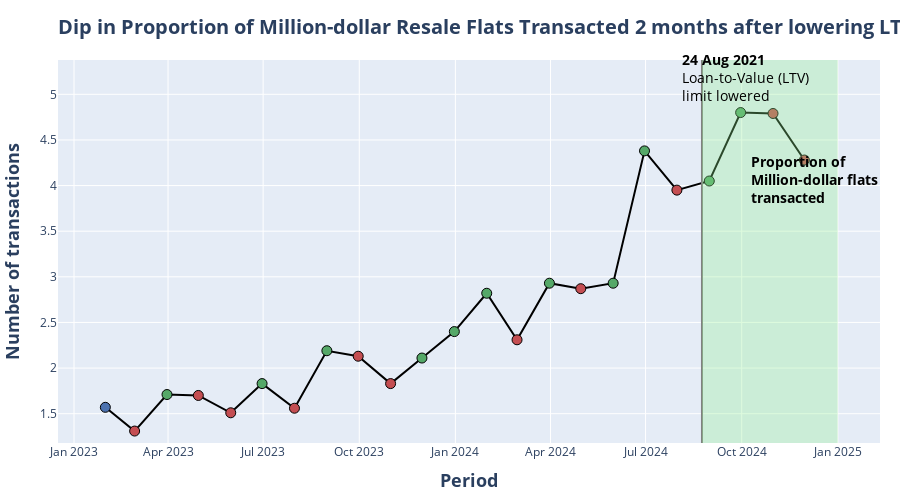

Notebook code for this chart:
### Markdown cell above
There are some telltale signs that supports the effectiveness of the policies. We observe a 0.2% increase in mean resale flat prices in October 24. The number of transacted flats continue to dip since its highs in July 2024.

### Code cell
### Dataframe manipulation
# count the number of million dollar flats transacted per month
data_million = df.query("resale_price >= 1_000_000 & year >= 2023")
data_million = data_million.groupby([pd.Grouper(key='month', freq='ME')])[['resale_price']].agg('count')
data_million = data_million.rename(columns={'resale_price':'num_trans_mil'})

# count the number of flats transacted for each month
data_total = df.query("year >= 2023")
data_total = data_total.groupby([pd.Grouper(key='month', freq='ME')])[['resale_price']].agg('count')
data_total = data_total.rename(columns={"resale_price": "num_trans"})

# merge the 2 dataframes and find the proportion
data_comb = data_million.merge(data_total, left_index=True, right_index=True)
data_comb['prop_million'] = np.round(data_comb["num_trans_mil"] / data_comb["num_trans"] * 100, 2)
data_comb["pct_chg_prop_mil"] = data_comb["prop_million"].pct_change() * 100
data_comb["pct_chg_prop_mil_display"] = data_comb["pct_chg_prop_mil"].apply(lambda x: f"{x:,.2f}" if pd.notna(x) else "-")

data_comb = data_comb.reset_index()


### Filter data for customised scatter
data_comb_part_labels = ["Positive", "Negative", "NA"]
data_comb_parts = []
data_comb_parts.append(data_comb.query("pct_chg_prop_mil > 0"))
data_comb_parts.append(data_comb.query("pct_chg_prop_mil < 0"))
data_comb_parts.append(data_comb.query("pct_chg_prop_mil.isna()"))

# colours that will be used
scatter_colors = {
    "Positive": pio.templates["seaborn"]["layout"]["colorway"][2],  # Seaborn Green
    "Negative": pio.templates["seaborn"]["layout"]["colorway"][3],  # Seaborn Red
    "NA": pio.templates["seaborn"]["layout"]["colorway"][0],  # Seaborn Blue
}

hover_dict = {
    "Positive": "<b>%{x|%b %Y}</b><br>Proportion: <b>%{y:,1f}%</b><br>Change: <b>↑ %{customdata[1]}%</b><br>Transactions: <b>%{customdata[0]:,.0f}</b><extra></extra>",
    "Negative": "<b>%{x|%b %Y}</b><br>Proportion: <b>%{y:,1f}%</b><br>Change: <b>↓ %{customdata[1]}%</b><br>Transactions: <b>%{customdata[0]:,.0f}</b><extra></extra>",
    "NA":       "<b>%{x|%b %Y}</b><br>Proportion: <b>%{y:,1f}%</b><br>Change: <b>  %{customdata[1]}%</b><br>Transactions: <b>%{customdata[0]:,.0f}</b><extra></extra>",
}

########## PLOTTING ##########

fig = make_subplots()

fig.add_trace(
    go.Scatter(
        x=data_comb["month"],
        y=data_comb["prop_million"],
        mode="lines",
        line=dict(color="#000000", width=2),
        hoverinfo="skip",
    ),
)

for label, df_part in zip(data_comb_part_labels, data_comb_parts):
    scatter_temp = go.Scatter(
        name=label,
        x=df_part["month"],
        y=df_part["prop_million"],
        customdata=df_part[["num_trans_mil", "pct_chg_prop_mil_display"]],
        mode="markers",
        marker=dict(
            color=scatter_colors[label],
            size=10,
            line=dict(color="black", width=1),  # border color  # border width
        ),
        hovertemplate=hover_dict[label],
    )
    fig.add_trace(scatter_temp)

    fig.update_traces(
        hoverlabel=dict(bgcolor=convert_rgb_to_rgba(scatter_colors[label], 0.5), font_size=14),
        selector=({"name": label}),
    )

# Add a vertical line denoting the raising of LTV limit
fig.add_shape(
    type="line",
    x0="2024-08-24",  # Start of the vertical line (date)
    x1="2024-08-24",  # End of the vertical line (same date for vertical)
    y0=data_comb["prop_million"].min() * 0.9,  # Bottom of the y-axis
    y1=data_comb["prop_million"].max() * 1.12,  # Top of the y-axis (adjust as needed)
    line=dict(color="grey", width=2),  # Line style
)

# Add annotation about lowered LTV limits
fig.add_annotation(
    x=pd.to_datetime("2024-08-24") + pd.Timedelta(days=42),
    y=data_comb["prop_million"].max() * 1.08,
    text="<b>24 Aug 2021</b><br>Loan-to-Value (LTV)<br>limit lowered",
    showarrow=False,
    font=dict(color="Black", size=14),
    align="left",
)

# Add a rectangle to highlight a time period
fig.add_shape(
    type="rect",
    x0="2024-08-24",  # Start of the x-range
    x1="2025-01-01",  # End of the x-range
    y0=data_comb["prop_million"].min() * 0.9,  # Start of the y-range
    y1=data_comb["prop_million"].max() * 1.12,  # End of the y-range
    line=dict(color="#000000", width=0),  # Border color and width
    fillcolor="LightGreen",  # Fill color
    opacity=0.3,  # Transparency
    secondary_y=False,
)

fig.add_annotation(
    x=pd.to_datetime("2024-08-24") + pd.Timedelta(days=45),
    y=data_comb.loc[data_comb["month"].idxmax(), "prop_million"] * 0.95,
    text="<b>Proportion of<br>Million-dollar flats<br>transacted</b>",
    showarrow=False,
    font=dict(color="Black", size=14),
    align="left",
    xanchor='left',
    yanchor='middle'
)

fig.update_layout(
    showlegend=False,
    height=500,
    margin=dict(l=20, r=20, t=60, b=20),
    title=dict(
        text="<b>Dip in Proportion of Million-dollar Resale Flats Transacted 2 months after lowering LTV was observed</b>",
        x=0,
        xref="paper",
        y=0.96,
        yref="container",
        font=dict(size=20),
    ),
    yaxis=dict(
        range=[
            data_comb["prop_million"].min() * 0.90,
            data_comb["prop_million"].max() * 1.12,
        ],
        title="<b>Number of transactions</b>",
        titlefont=dict(size=18)
    ),
    xaxis=dict(
        title='<b>Period</b>',
        titlefont=dict(size=18)
    )
)

fig.show()

### Figure 1 — Plotly figure (JSON) as saved in the notebook; plotly's stock layout.template omitted (floating-point values rounded to 4 significant figures)
{"data": [{"hoverinfo": "skip", "line": {"color": "#000000", "width": 2}, "mode": "lines", "type": "scatter", "x": ["2023-01-31T00:00:00", "2023-02-28T00:00:00", "2023-03-31T00:00:00", "2023-04-30T00:00:00", "2023-05-31T00:00:00", "2023-06-30T00:00:00", "2023-07-31T00:00:00", "2023-08-31T00:00:00", "2023-09-30T00:00:00", "2023-10-31T00:00:00", "2023-11-30T00:00:00", "2023-12-31T00:00:00", "2024-01-31T00:00:00", "2024-02-29T00:00:00", "2024-03-31T00:00:00", "2024-04-30T00:00:00", "2024-05-31T00:00:00", "2024-06-30T00:00:00", "2024-07-31T00:00:00", "2024-08-31T00:00:00", "2024-09-30T00:00:00", "2024-10-31T00:00:00", "2024-11-30T00:00:00"], "y": [1.57, 1.31, 1.71, 1.7, 1.51, 1.83, 1.56, 2.19, 2.13, 1.83, 2.11, 2.4, 2.82, 2.31, 2.93, 2.87, 2.93, 4.38, 3.95, 4.05, 4.8, 4.79, 4.28]}, {"customdata": [[39, "30.53"], [34, "21.19"], [54, "40.38"], [45, "15.30"], [48, "13.74"], [74, "17.50"], [60, "26.84"], [73, "2.09"], [95, "49.49"], [105, "2.53"], [106, "18.52"]], "hoverlabel": {"bgcolor": "rgba(85,168,104,0.5)", "font": {"size": 14}}, "hovertemplate": "<b>%{x|%b %Y}</b><br>Proportion: <b>%{y:,1f}%</b><br>Change: <b>↑ %{customdata[1]}%</b><br>Transactions: <b>%{customdata[0]:,.0f}</b><extra></extra>", "marker": {"color": "rgb(85,168,104)", "line": {"color": "black", "width": 1}, "size": 10}, "mode": "markers", "name": "Positive", "type": "scatter", "x": ["2023-03-31T00:00:00", "2023-06-30T00:00:00", "2023-08-31T00:00:00", "2023-11-30T00:00:00", "2023-12-31T00:00:00", "2024-01-31T00:00:00", "2024-03-31T00:00:00", "2024-05-31T00:00:00", "2024-06-30T00:00:00", "2024-08-31T00:00:00", "2024-09-30T00:00:00"], "y": [1.71, 1.83, 2.19, 2.11, 2.4, 2.82, 2.93, 2.93, 4.38, 4.05, 4.8]}, {"customdata": [[24, "-16.56"], [37, "-0.58"], [34, "-11.18"], [32, "-14.75"], [42, "-2.74"], [40, "-14.08"], [49, "-18.09"], [68, "-2.05"], [120, "-9.82"], [103, "-0.21"], [79, "-10.65"]], "hoverlabel": {"bgcolor": "rgba(196,78,82,0.5)", "font": {"size": 14}}, "hovertemplate": "<b>%{x|%b %Y}</b><br>Proportion: <b>%{y:,1f}%</b><br>Change: <b>↓ %{customdata[1]}%</b><br>Transactions: <b>%{customdata[0]:,.0f}</b><extra></extra>", "marker": {"color": "rgb(196,78,82)", "line": {"color": "black", "width": 1}, "size": 10}, "mode": "markers", "name": "Negative", "type": "scatter", "x": ["2023-02-28T00:00:00", "2023-04-30T00:00:00", "2023-05-31T00:00:00", "2023-07-31T00:00:00", "2023-09-30T00:00:00", "2023-10-31T00:00:00", "2024-02-29T00:00:00", "2024-04-30T00:00:00", "2024-07-31T00:00:00", "2024-10-31T00:00:00", "2024-11-30T00:00:00"], "y": [1.31, 1.7, 1.51, 1.56, 2.13, 1.83, 2.31, 2.87, 3.95, 4.79, 4.28]}, {"customdata": [[40, "-"]], "hoverlabel": {"bgcolor": "rgba(76,114,176,0.5)", "font": {"size": 14}}, "hovertemplate": "<b>%{x|%b %Y}</b><br>Proportion: <b>%{y:,1f}%</b><br>Change: <b>  %{customdata[1]}%</b><br>Transactions: <b>%{customdata[0]:,.0f}</b><extra></extra>", "marker": {"color": "rgb(76,114,176)", "line": {"color": "black", "width": 1}, "size": 10}, "mode": "markers", "name": "NA", "type": "scatter", "x": ["2023-01-31T00:00:00"], "y": [1.57]}], "layout": {"annotations": [{"align": "left", "font": {"color": "Black", "size": 14}, "showarrow": false, "text": "<b>24 Aug 2021</b><br>Loan-to-Value (LTV)<br>limit lowered", "x": "2024-10-05T00:00:00", "y": 5.184}, {"align": "left", "font": {"color": "Black", "size": 14}, "showarrow": false, "text": "<b>Proportion of<br>Million-dollar flats<br>transacted</b>", "x": "2024-10-08T00:00:00", "xanchor": "left", "y": 4.066, "yanchor": "middle"}], "height": 500, "margin": {"b": 20, "l": 20, "r": 20, "t": 60}, "shapes": [{"line": {"color": "grey", "width": 2}, "type": "line", "x0": "2024-08-24", "x1": "2024-08-24", "y0": 1.179, "y1": 5.376}, {"fillcolor": "LightGreen", "line": {"color": "#000000", "width": 0}, "opacity": 0.3, "type": "rect", "x0": "2024-08-24", "x1": "2025-01-01", "y0": 1.179, "y1": 5.376}], "showlegend": false, "title": {"font": {"size": 20}, "text": "<b>Dip in Proportion of Million-dollar Resale Flats Transacted 2 months after lowering LTV was observed</b>", "x": 0, "xref": "paper", "y": 0.96, "yref": "container"}, "xaxis": {"anchor": "y", "domain": [0, 1], "title": {"font": {"size": 18}, "text": "<b>Period</b>"}}, "yaxis": {"anchor": "x", "domain": [0, 1], "range": [1.179, 5.376], "title": {"font": {"size": 18}, "text": "<b>Number of transactions</b>"}}}}
